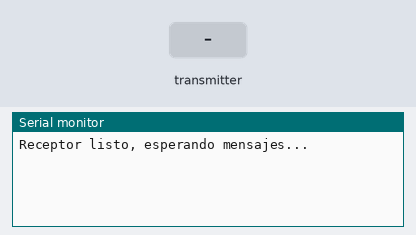
Recording of a sketch running on a simulated ESP32. Parts: the last lines printed to the serial monitor. Inputs (shaded band) come from the test bench.

Above: at 1.2 s.
1.3 s: the transmitter starts sending msg = 0
At 1.66 s:
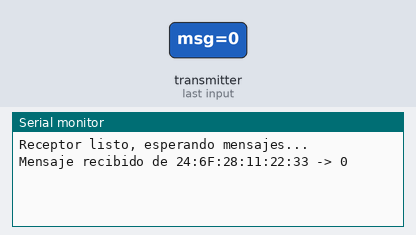
3.3 s: the transmitter starts sending msg = 1
At 3.66 s:
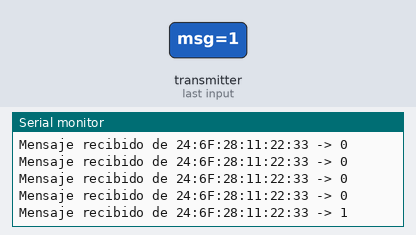

The sketch:

hiWorld-ESPNOW-Receiver.ino
```cpp
#include <WiFi.h>
#include <esp_now.h>

// Estructura del mensaje (igual que en el emisor)
typedef struct struct_message {
  char msg[50];
} struct_message;

struct_message incomingData;

// Callback de recepción actualizado para ESP-IDF v5.x
void OnDataRecv(const esp_now_recv_info_t *recv_info, const uint8_t *incomingDataBytes, int len) {
  memcpy(&incomingData, incomingDataBytes, sizeof(incomingData));

  char macStr[18];
  sprintf(macStr, "%02X:%02X:%02X:%02X:%02X:%02X",
          recv_info->src_addr[0], recv_info->src_addr[1], recv_info->src_addr[2],
          recv_info->src_addr[3], recv_info->src_addr[4], recv_info->src_addr[5]);

  Serial.print("Mensaje recibido de ");
  Serial.print(macStr);
  Serial.print(" -> ");
  Serial.println(incomingData.msg);
}

void setup() {
  Serial.begin(115200);

  WiFi.mode(WIFI_STA);
  WiFi.disconnect();

  if (esp_now_init() != ESP_OK) {
    Serial.println("Error inicializando ESP-NOW");
    return;
  }

  // Registrar callback de recepción
  esp_now_register_recv_cb(OnDataRecv);

  Serial.println("Receptor listo, esperando mensajes...");
}

void loop() {
  // Nada, solo espera mensajes
}
```

Measured:
- after the input at 1.3 s, the serial monitor: prints a new line after 0.05 s (image 1)
- after the input at 3.3 s, the serial monitor: prints a new line after 0.05 s (image 2)
